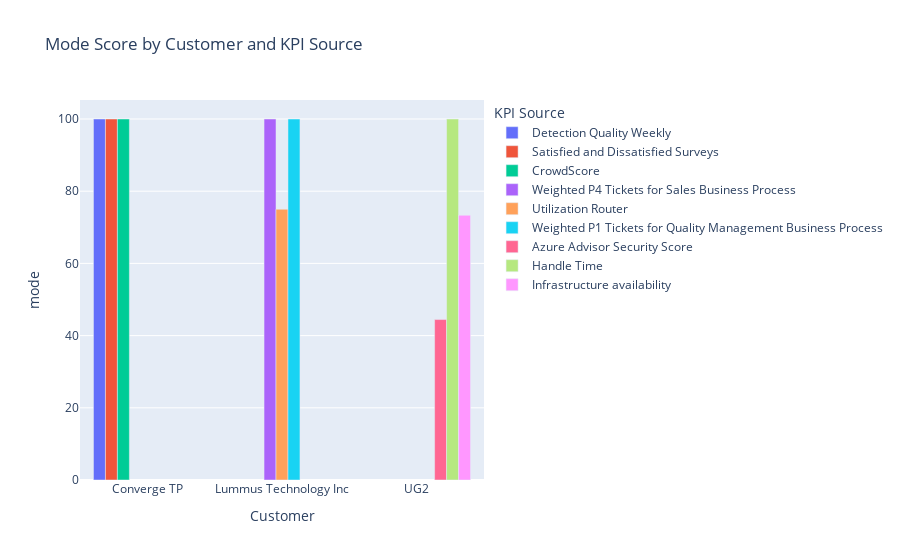

Notebook code cell kept with this figure:
### Code cell
fig_mode = px.bar(sampled_df, x='Customer', y='mode', color='KPI Source', barmode='group',
                  title='Mode Score by Customer and KPI Source')
fig_mode.show()

### Figure 1 — Plotly figure (JSON) as saved in the notebook; plotly's stock layout.template omitted (floating-point values rounded to 4 significant figures)
{"data": [{"alignmentgroup": "True", "hovertemplate": "KPI Source=Detection Quality Weekly<br>Customer=%{x}<br>mode=%{y}<extra></extra>", "legendgroup": "Detection Quality Weekly", "marker": {"color": "#636efa", "pattern": {"shape": ""}}, "name": "Detection Quality Weekly", "offsetgroup": "Detection Quality Weekly", "orientation": "v", "showlegend": true, "textposition": "auto", "type": "bar", "x": ["Converge TP"], "xaxis": "x", "y": [100], "yaxis": "y"}, {"alignmentgroup": "True", "hovertemplate": "KPI Source=Satisfied and Dissatisfied Surveys<br>Customer=%{x}<br>mode=%{y}<extra></extra>", "legendgroup": "Satisfied and Dissatisfied Surveys", "marker": {"color": "#EF553B", "pattern": {"shape": ""}}, "name": "Satisfied and Dissatisfied Surveys", "offsetgroup": "Satisfied and Dissatisfied Surveys", "orientation": "v", "showlegend": true, "textposition": "auto", "type": "bar", "x": ["Converge TP"], "xaxis": "x", "y": [100], "yaxis": "y"}, {"alignmentgroup": "True", "hovertemplate": "KPI Source=CrowdScore<br>Customer=%{x}<br>mode=%{y}<extra></extra>", "legendgroup": "CrowdScore", "marker": {"color": "#00cc96", "pattern": {"shape": ""}}, "name": "CrowdScore", "offsetgroup": "CrowdScore", "orientation": "v", "showlegend": true, "textposition": "auto", "type": "bar", "x": ["Converge TP"], "xaxis": "x", "y": [100], "yaxis": "y"}, {"alignmentgroup": "True", "hovertemplate": "KPI Source=Weighted P4 Tickets for Sales Business Process <br>Customer=%{x}<br>mode=%{y}<extra></extra>", "legendgroup": "Weighted P4 Tickets for Sales Business Process ", "marker": {"color": "#ab63fa", "pattern": {"shape": ""}}, "name": "Weighted P4 Tickets for Sales Business Process ", "offsetgroup": "Weighted P4 Tickets for Sales Business Process ", "orientation": "v", "showlegend": true, "textposition": "auto", "type": "bar", "x": ["Lummus Technology Inc"], "xaxis": "x", "y": [100], "yaxis": "y"}, {"alignmentgroup": "True", "hovertemplate": "KPI Source=Utilization Router<br>Customer=%{x}<br>mode=%{y}<extra></extra>", "legendgroup": "Utilization Router", "marker": {"color": "#FFA15A", "pattern": {"shape": ""}}, "name": "Utilization Router", "offsetgroup": "Utilization Router", "orientation": "v", "showlegend": true, "textposition": "auto", "type": "bar", "x": ["Lummus Technology Inc"], "xaxis": "x", "y": [75], "yaxis": "y"}, {"alignmentgroup": "True", "hovertemplate": "KPI Source=Weighted P1 Tickets for Quality Management Business Process<br>Customer=%{x}<br>mode=%{y}<extra></extra>", "legendgroup": "Weighted P1 Tickets for Quality Management Business Process", "marker": {"color": "#19d3f3", "pattern": {"shape": ""}}, "name": "Weighted P1 Tickets for Quality Management Business Process", "offsetgroup": "Weighted P1 Tickets for Quality Management Business Process", "orientation": "v", "showlegend": true, "textposition": "auto", "type": "bar", "x": ["Lummus Technology Inc"], "xaxis": "x", "y": [100], "yaxis": "y"}, {"alignmentgroup": "True", "hovertemplate": "KPI Source=Azure Advisor Security Score<br>Customer=%{x}<br>mode=%{y}<extra></extra>", "legendgroup": "Azure Advisor Security Score", "marker": {"color": "#FF6692", "pattern": {"shape": ""}}, "name": "Azure Advisor Security Score", "offsetgroup": "Azure Advisor Security Score", "orientation": "v", "showlegend": true, "textposition": "auto", "type": "bar", "x": ["UG2"], "xaxis": "x", "y": [44.44], "yaxis": "y"}, {"alignmentgroup": "True", "hovertemplate": "KPI Source=Handle Time<br>Customer=%{x}<br>mode=%{y}<extra></extra>", "legendgroup": "Handle Time", "marker": {"color": "#B6E880", "pattern": {"shape": ""}}, "name": "Handle Time", "offsetgroup": "Handle Time", "orientation": "v", "showlegend": true, "textposition": "auto", "type": "bar", "x": ["UG2"], "xaxis": "x", "y": [100], "yaxis": "y"}, {"alignmentgroup": "True", "hovertemplate": "KPI Source=Infrastructure availability<br>Customer=%{x}<br>mode=%{y}<extra></extra>", "legendgroup": "Infrastructure availability", "marker": {"color": "#FF97FF", "pattern": {"shape": ""}}, "name": "Infrastructure availability", "offsetgroup": "Infrastructure availability", "orientation": "v", "showlegend": true, "textposition": "auto", "type": "bar", "x": ["UG2"], "xaxis": "x", "y": [73.33], "yaxis": "y"}], "layout": {"barmode": "group", "legend": {"title": {"text": "KPI Source"}, "tracegroupgap": 0}, "title": {"text": "Mode Score by Customer and KPI Source"}, "xaxis": {"anchor": "y", "domain": [0, 1], "title": {"text": "Customer"}}, "yaxis": {"anchor": "x", "domain": [0, 1], "title": {"text": "mode"}}}}
